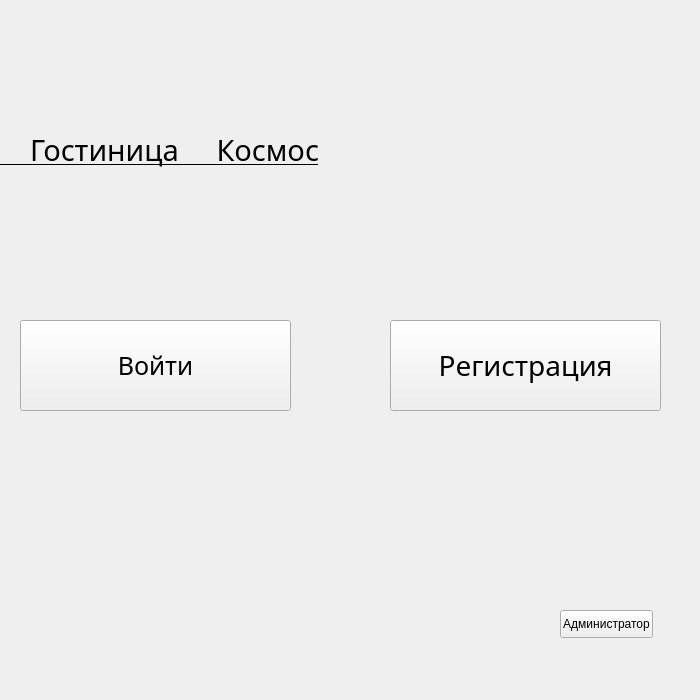
<?xml version="1.0" encoding="UTF-8"?>
<ui version="4.0">
 <class>MainWindow</class>
 <widget class="QMainWindow" name="MainWindow">
  <property name="geometry">
   <rect>
    <x>0</x>
    <y>0</y>
    <width>700</width>
    <height>700</height>
   </rect>
  </property>
  <property name="windowTitle">
   <string>MainWindow</string>
  </property>
  <widget class="QWidget" name="centralwidget">
   <widget class="QLabel" name="label">
    <property name="geometry">
     <rect>
      <x>0</x>
      <y>50</y>
      <width>701</width>
      <height>200</height>
     </rect>
    </property>
    <property name="font">
     <font>
      <family>STLiti</family>
      <pointsize>22</pointsize>
      <weight>50</weight>
      <bold>false</bold>
      <underline>true</underline>
     </font>
    </property>
    <property name="text">
     <string>    Гостиница     Космос</string>
    </property>
   </widget>
   <widget class="QPushButton" name="log">
    <property name="geometry">
     <rect>
      <x>20</x>
      <y>320</y>
      <width>271</width>
      <height>91</height>
     </rect>
    </property>
    <property name="font">
     <font>
      <family>STXihei</family>
      <pointsize>19</pointsize>
     </font>
    </property>
    <property name="text">
     <string>Войти</string>
    </property>
   </widget>
   <widget class="QPushButton" name="registrate">
    <property name="geometry">
     <rect>
      <x>390</x>
      <y>320</y>
      <width>271</width>
      <height>91</height>
     </rect>
    </property>
    <property name="font">
     <font>
      <family>STXihei</family>
      <pointsize>21</pointsize>
     </font>
    </property>
    <property name="text">
     <string>Регистрация</string>
    </property>
   </widget>
   <widget class="QPushButton" name="pushButton">
    <property name="geometry">
     <rect>
      <x>560</x>
      <y>610</y>
      <width>93</width>
      <height>28</height>
     </rect>
    </property>
    <property name="text">
     <string>Администратор</string>
    </property>
   </widget>
  </widget>
  <action name="actionCreate_new">
   <property name="text">
    <string>Create new</string>
   </property>
  </action>
  <action name="actionOpen">
   <property name="text">
    <string>Open</string>
   </property>
  </action>
  <action name="actionExit">
   <property name="text">
    <string>Exit</string>
   </property>
  </action>
 </widget>
 <resources/>
 <connections/>
</ui>
